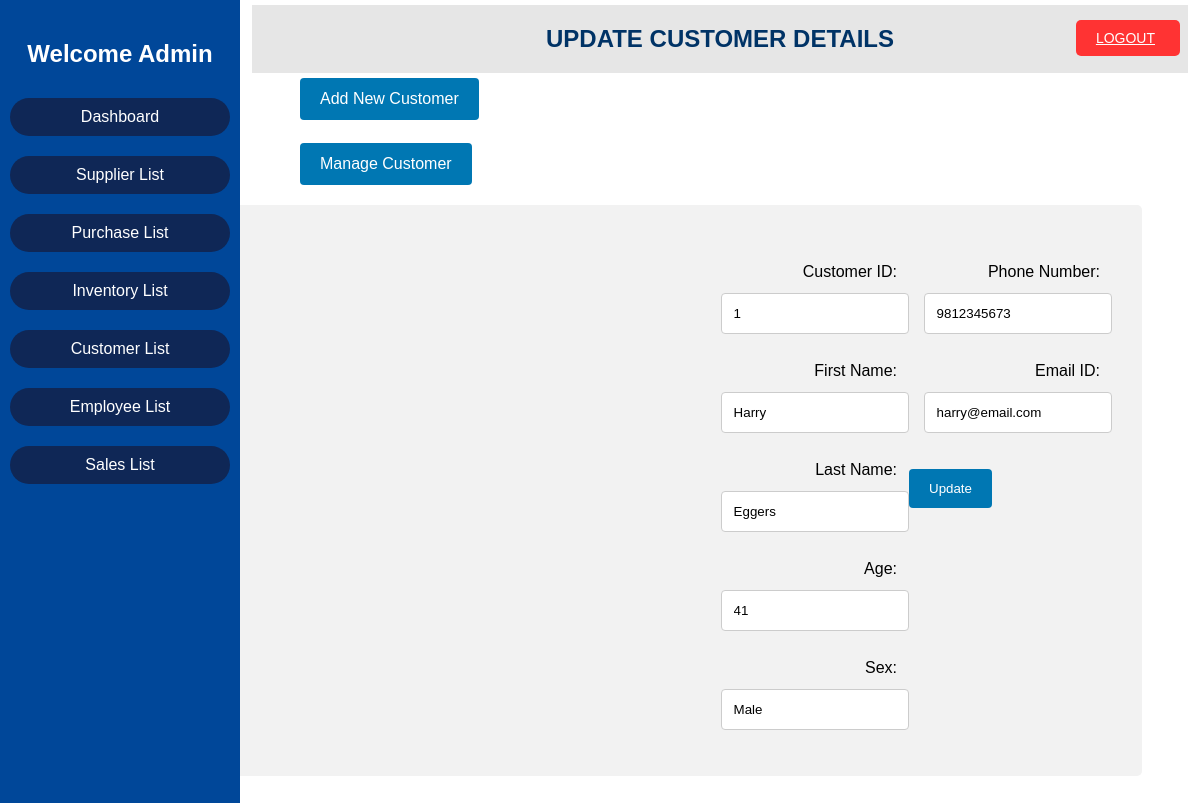
Page /customer-update.php?id=1 on the committed database.
### tables this page shows
CREATE TABLE `customer` (
  `C_ID` decimal(6,0) NOT NULL,
  `C_FNAME` varchar(30) NOT NULL,
  `C_LNAME` varchar(30) DEFAULT NULL,
  `C_AGE` int(11) NOT NULL,
  `C_SEX` varchar(6) NOT NULL,
  `C_PHNO` decimal(10,0) NOT NULL,
  `C_MAIL` varchar(40) DEFAULT NULL
);

### customer-update.php (the view, shortened to what this page needs)
<!DOCTYPE html>
<html>
<head>
    <link rel="stylesheet" type="text/css" href="adminpanel.css">
    <link rel="stylesheet" type="text/css" href="table1.css">
    <link rel="stylesheet" type="text/css" href="form4.css">
</head>
<body>
<header>
    <a href="logout.php" class="logout-button">
        <span class="logout-icon">LOGOUT</span>
    </a>
    </header>
    <div class="sidebar">
        <h2>Welcome Admin</h2>
        <ul>
            <li><a href="adminpanel.php">Dashboard</a></li>
            <li><a href="supplier-view.php">Supplier List</a></li>
            <li><a href="purchase-view.php">Purchase List</a></li>
            <li><a href="inventory-view.php">Inventory List</a></li>
            <li><a href="customer-view.php">Customer List</a></li>
            <li><a href="employee-view.php">Employee List</a></li>
            <li><a href="sales-view.php">Sales List</a></li>
        </ul>
    </div>
    <center>
	<div class="head">
	<h2> UPDATE CUSTOMER DETAILS</h2>
	</div>
	</center>
    <div class="customer-add">
        <a href="customer-add.php"><button>Add New Customer</button></a><Br><br>
	    <a href="customer-view.php"><button>Manage Customer</button></a>
    </div>
	<div class="one">
		<div class="row">
	<?php
		include "config.php";
		if(isset($_GET['id']))
		{
			$id=$_GET['id'];
			$qry1="SELECT * FROM customer WHERE c_id='$id'";
			$result = $conn->query($qry1);
			$row = $result -> fetch_row();
		}
	?>
			<form action="<?=$_SERVER['PHP_SELF']?>" method="post">
				<div class="column">
					<p>
						<label for="cid">Customer ID:</label><br>
						<input type="number" name="cid" value="<?php echo $row[0]; ?>" readonly>
					</p>
					<p>
						<label for="cfname">First Name:</label><br>
						<input type="text" name="cfname" value="<?php echo $row[1]; ?>">
					</p>
					<p>
						<label for="clname">Last Name:</label><br>
						<input type="text" name="clname" value="<?php echo $row[2]; ?>">
					</p>
					<p>
						<label for="age">Age:</label><br>
						<input type="number" name="age" value="<?php echo $row[3]; ?>">
					</p>
					<p>
						<label for="sex">Sex: </label><br>
						<input type="text" name="sex" value="<?php echo $row[4]; ?>">
					</p>
				</div>
				<div class="column">
					<p>
						<label for="phno">Phone Number: </label><br>
						<input type="number" name="phno" value="<?php echo $row[5]; ?>">
					</p>
					<p>
						<label for="emid">Email ID:</label><br>
						<input type="text" name="emid" value="<?php echo $row[6]; ?>">
					</p>
				</div>
			<input type="submit" name="update" value="Update">
			</form>
		</div>
	</div>
</body>
</html>

### adminpanel.css (style rules this page uses)
body { background-color: rgb(255, 255, 255); background: url("img/pharm1.png") no-repeat center center; margin: 0; padding: 0; font-family: Arial, sans-serif; }
.sidebar { height: 100%; width: 20%; position: fixed; top: 0; left: 0; background-color: #004799; color: rgb(255, 255, 255); padding-top: 20px; }
.sidebar h2 { text-align: center; }
.sidebar ul { list-style-type: none; padding: 0; }
.sidebar ul li { padding: 10px; text-align: center; }
.sidebar ul li a { border: 0px solid; background-color: #0f2756; color: rgb(255, 255, 255); text-decoration: none; display: block; padding: 10px; border-radius: 25px; border-collapse: separate; }
div.head { width:78%; font-family:Arial; background-color:#e6e6e6; color:#003366; float:right; margin-top:5px; margin-right:12px; margin-left:500px; top: 0; right: 0; overflow:hidden; }
div.customer-add button { margin-left: 300px; background-color: #0077b3; color: white; padding: 12px 20px; border: none; border-radius: 4px; cursor: pointer; display:inline-block; margin-top:5px; font-size: 16px; }
div.head { width: 78%; font-family: Arial; background-color: #e6e6e6; color: #003366; float: right; margin-top: 5px; margin-right: 12px; margin-left: 500px; top: 0; right: 0; overflow: hidden; }
div.head { width: 78%; font-family: Arial; background-color: #e6e6e6; color: #003366; float: right; margin-top: 5px; margin-right: 12px; margin-left: 500px; top: 10px; right: 0; overflow: hidden; }
.row { display: flex; justify-content: flex-end; flex-wrap: wrap; }
.column { flex-basis: calc(33.33% - 100px); text-align: right; }
.logout-button { position: absolute; top: 20px; right: 20px; background-color: #ff3333; color: #fff; border: none; padding: 10px 20px; border-radius: 5px; cursor: pointer; font-size: 14px; display: flex; align-items: center; }
.logout-button .logout-icon { margin-right: 5px; }

### form4.css (style rules this page uses)
.one { border-radius: 5px; box-sizing: border-box; background-color: #f2f2f2; padding:30px; padding-left: 60px; width:1175px; float:right; margin-right:58px; margin-top:20px; margin-bottom:50px; font-family:Arial; }
.column { float: left; width: 50%; }
.row:after { content: ""; display: table; clear: both; }
input[type=text],input[type=number],input[type=date],select { width: 80%; padding: 12px; border: 1px solid #ccc; border-radius: 4px; }
label { padding: 12px 12px 12px 0; display: inline-block; }
input[type=submit] { background-color: #0077b3; color: white; padding: 12px 20px; border: none; border-radius: 4px; cursor: pointer; display:inline-block; margin-top:20px; }

### rows in the picture
customer: cid "1", cfname "Harry", clname "Eggers", age "41", sex "Male", phno "9812345673", emid "harry@email.com"
